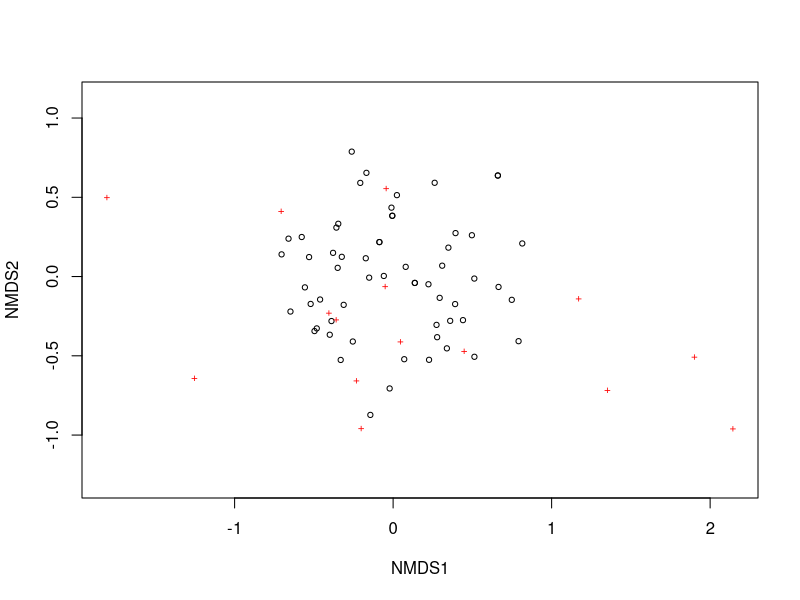
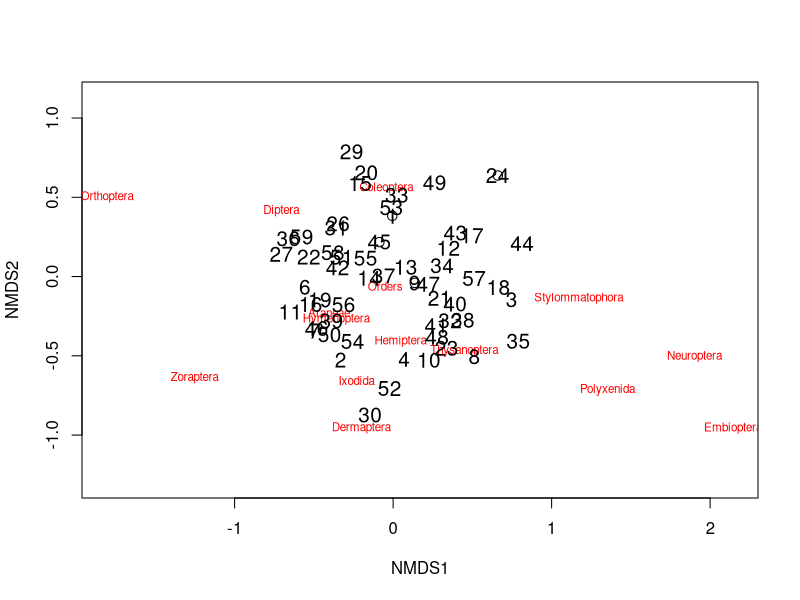
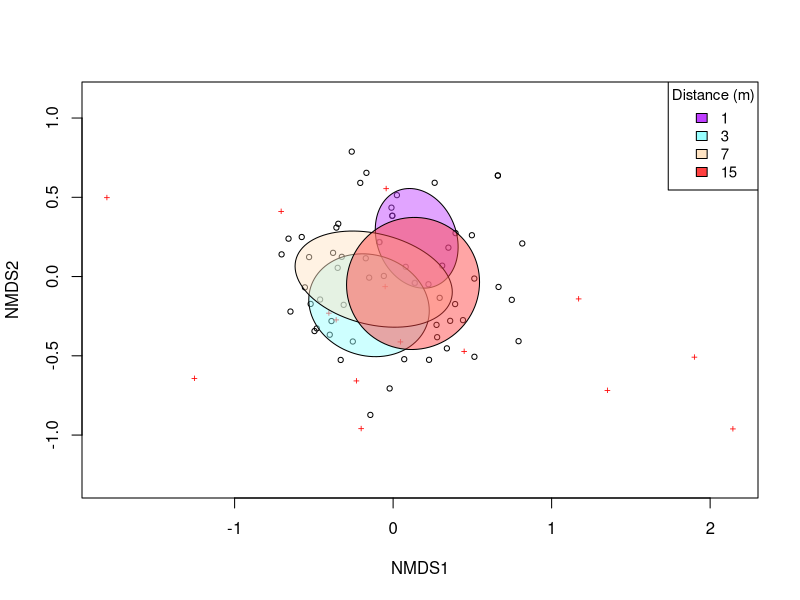
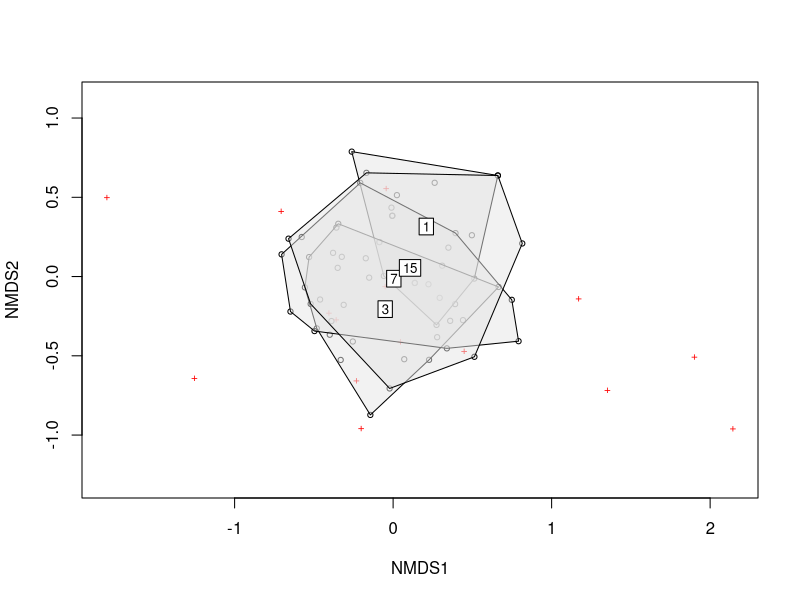
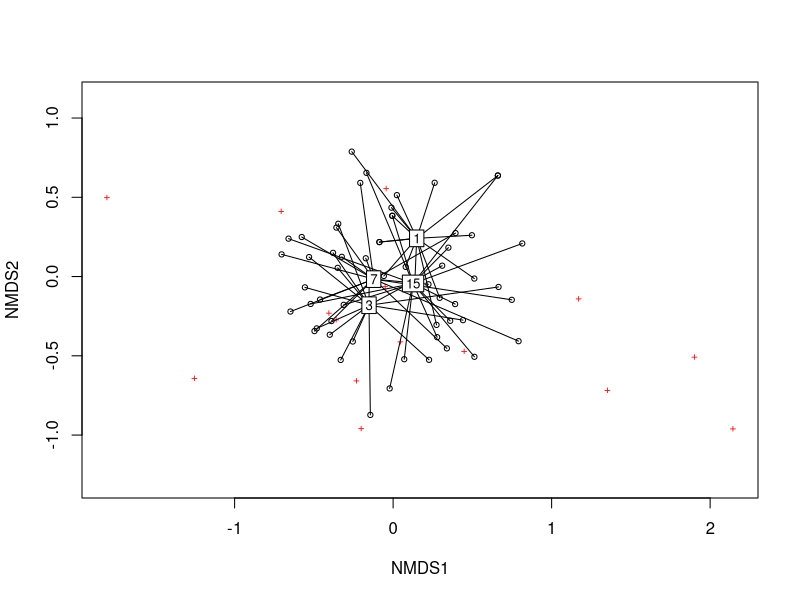
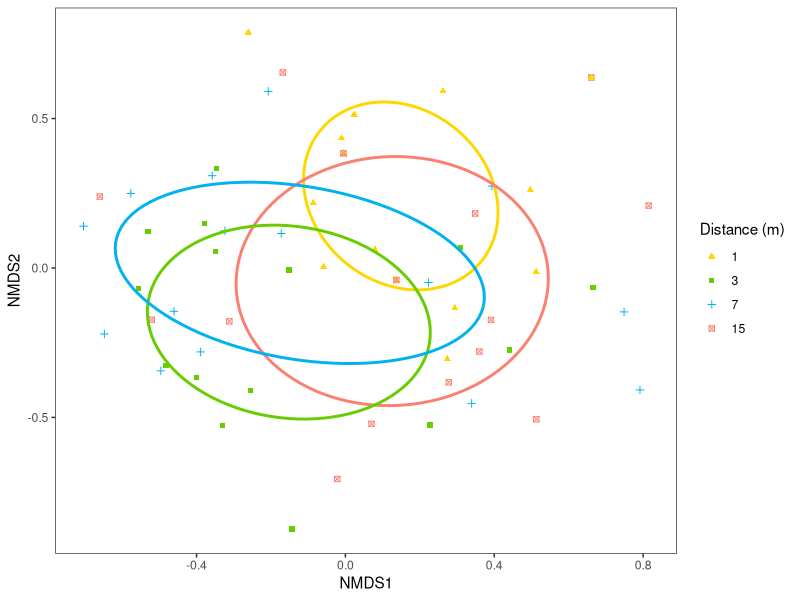
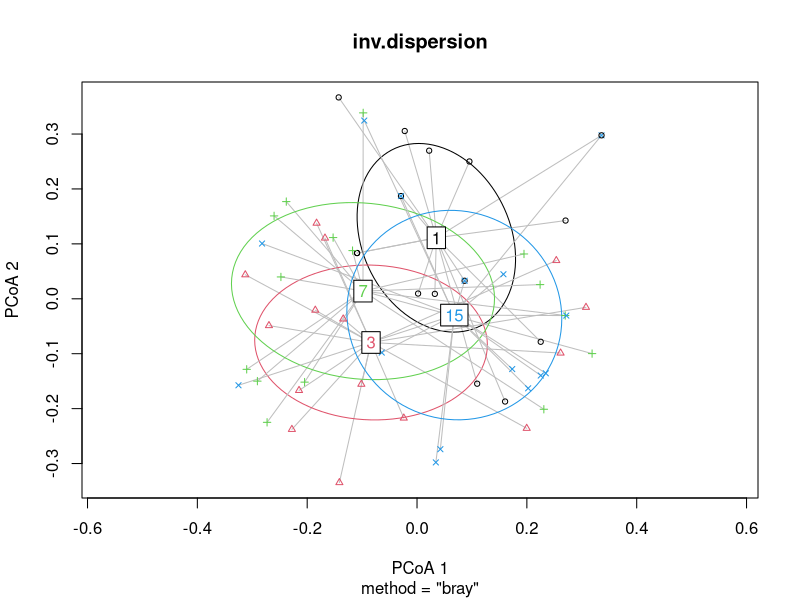
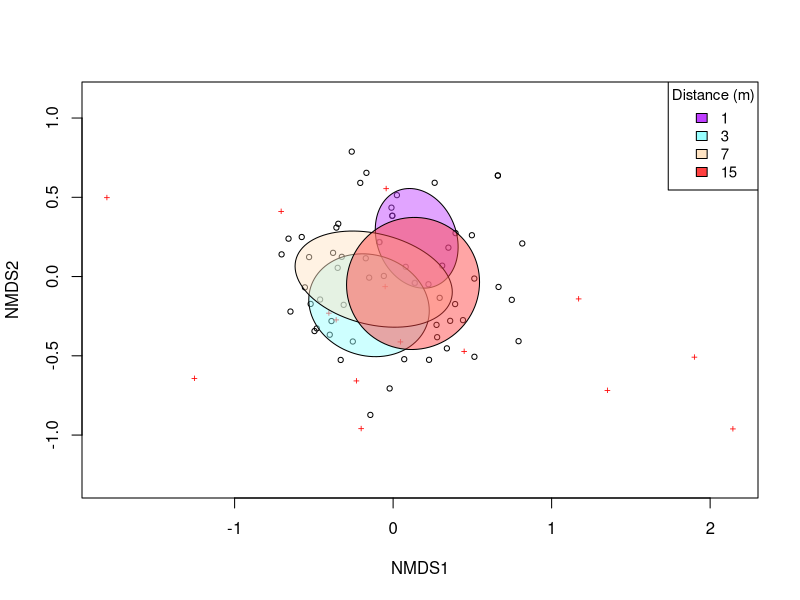

Generate these figures, in order, with R:
##%##########################################################%##
#                                                              #
####                     NMDS TUTORIAL                      ####
####                   By Ray Rubia Rankin                  ####
####                  Created on 29/11/2022                 ####
#                                                              #
##%##########################################################%##

# set working directory----
setwd("your_filepath")

# install packages (if you haven't already)-----
install.packages("vegan")
install.packages("permute")
install.packages("lattice")
install.packages("tidyverse")

# load libraries----
library(vegan) # for diversity analysis and ordination methods
library(permute) # necessary to run vegan package
library(lattice) # necessary to run vegan package
library(tidyverse) # for efficient data manipulation and visualization, contains ggplot2, dplyr and tidyr packages

# import data----
inverts <- read.csv("data/invert_data.csv")

# data manipulation----
# view dataset structure
head(inverts)
str(inverts)

# make community matrix by extracting abundance values from inverts dataframe
invert_community <- inverts[,6:20]

# turn data frame into matrix so it functions in the vegan package
invert_matrix <- as.matrix(invert_community)

# ordination----
# now we will proceed to create the ordination
inv.NMDS <- metaMDS(invert_matrix, distance = "bray", k = 3, autotransform = TRUE, trymax=100) 

# Bray-Curtis distance is chosen because it is not affected by zero values. 
# k represents the number of dimensions we want and is used to reduce stress.
# autotransform arguments ensures the data does a sqrt transformation
# trymax is the number of iterations the algorithm will run

# check stress value
inv.NMDS$stress # ideally stress value is < 0.2

# data visualization----
# using Base R
plot(inv.NMDS) # circles show different communities/sites, crosses show different species
ordiplot(inv.NMDS, type = "n") # create blank ordination plot
orditorp(inv.NMDS, display = "species", col="red", air = 0.1) # add species
orditorp(inv.NMDS, display = "sites", cex = 1.25, air = 0.1) # add sites

# by distance
# ellipse plot
ordiplot(inv.NMDS) # plot shows communities (circles) and species (crosses)
ordiellipse(inv.NMDS, inverts$Distance, label = FALSE, 
            col=c("darkorchid1", "darkslategray1", "bisque1", "brown1"), 
            draw = "polygon", alpha=120) # adding ellipses to the plot
legend("topright", title="Distance (m)",
       c("1","3","7","15"), fill=c("darkorchid1", "darkslategray1", "bisque1", 
                                   "brown1"), horiz=FALSE, cex=.9) # adding a legend

# save plot
png("figures/base_NMDSplot.png", width=6, height=5, units = "in", res = 300)
ordiplot(inv.NMDS)
ordiellipse(inv.NMDS, inverts$Distance, label = FALSE, 
            col=c("darkorchid1", "darkslategray1","bisque1", "brown1"), 
            draw = "polygon", alpha=120)
legend("topright", title="Distance (m)",
       c("1","3","7","15"), fill=c("darkorchid1", "darkslategray1",
                                   "bisque1", "brown1"), horiz=FALSE, cex=.9)
dev.off()

# polygon plot
ordiplot(inv.NMDS) #plot shows communities (circles) and species (crosses)
ordihull(inv.NMDS, groups = inverts$Distance, draw="polygon", col="grey90", label = TRUE) # adding polygons

# spider plot
ordiplot(inv.NMDS) #plot shows communities (circles) and species (crosses)
ordispider(inv.NMDS, groups = inverts$Distance, label = TRUE) # adding spider plot


# using ggplot to make an ellipse plot
# make new dataframe with by extracting NMDS scores
nmds.scores <- as.data.frame(scores(inv.NMDS)$sites) # for newest version of vegan package

# if you have a version of the vegan package <2.6-2 then the following code should also work:
# nmds.scores = as.data.frame(scores(nmds))

# add data from your original dataframe into new NMDS dataframe
# useful if you want to group based on different criteria
nmds.scores <- nmds.scores %>% 
  mutate(Site = as.factor(inverts$Site), Path.Type = as.factor(inverts$Path.Type), 
         Transect = as.factor(inverts$Transect), Distance = as.factor(inverts$Distance))

# check dataframe
head(nmds.scores) 
str(nmds.scores)

# define hidden vegan function that finds coordinates for drawing a covariance ellipse
veganCovEllipse<-function (cov, center = c(0, 0), scale = 1, npoints = 100) 
{
  theta <- (0:npoints) * 2 * pi/npoints
  Circle <- cbind(cos(theta), sin(theta))
  t(center + scale * t(Circle %*% chol(cov)))
}

# create empty dataframe to combine NMDS data with ellipse data
ellipse_df <- data.frame()

# adding data for ellipse, in this case using distance as a grouping factor
for(g in levels(nmds.scores$Distance)){
  ellipse_df <- rbind(ellipse_df, cbind(as.data.frame(with(nmds.scores[nmds.scores$Distance==g,],
                                                     veganCovEllipse(cov.wt(cbind(NMDS1,NMDS2),
                                                                            wt=rep(1/length(NMDS1),length(NMDS1)))$cov,
                                                                     center=c(mean(NMDS1),mean(NMDS2)))))
                                  ,Distance=g))
}

# create ggplot
(inv_NMDS_plot <- ggplot(data = nmds.scores, aes(NMDS1, NMDS2)) + 
    geom_point(aes(color = Distance, shape = Distance)) + # adding different colours and shapes for points at different distances
    geom_path(data=ellipse_df, aes(x=NMDS1, y=NMDS2, colour=Distance), linewidth=1) + # adding covariance ellipses according to distance # use size argument if ggplot2 < v. 3.4.0
    guides(color = guide_legend(override.aes = list(linetype=c(NA,NA,NA,NA)))) + # removes lines from legend
    theme_bw() + # adding theme
    theme(panel.grid = element_blank()) + # remove background grid
    scale_color_manual(name = "Distance (m)", # legend title
                       labels = c("1","3","7","15"), # adjusting legend labels
                       values = c("gold", "chartreuse3", 
                                  "deepskyblue2", "salmon")) + # customising colours
    scale_shape_manual("Distance (m)", # legend title
                       labels = c("1","3","7","15"), # adjusting legend labels
                       values = c(17, 15, 3, 7))) # customising shapes
# save plot
ggsave(filename = "figures/inv_NMDS_plot.png", inv_NMDS_plot, device = "png")

# data analysis----
# using a PERMANOVA to test the differences in community composition
# This is a PERmutational Multivariate ANalysis Of VAriance and tests the differences between groups, like an ANOVA, but with lots of variables.
# it is essentially a multivariate analysis of variance used to compare groups of objects
inv_permanova <- adonis2(as.matrix(inverts [,6:20]) ~ Distance, inverts, 
                             permutations = 999, method = "bray")
# permutations is the number of possible arrangements the data could take
# using permutations = 999 is standard practice in science and across the literature
# can increase it if you want to get a ore thorough analysis
# use method = bray as it is what we previously used to calculate pairwise distances

# look at model output
inv_permanova

# check model assumptions
# check for multivariate homogeneity of group variances

# generate distance matrix from invertebrate commumunity matrix
inv.dist <- vegdist(invert_matrix, method = "bray")

# use betadisper test to check for multivariate homogeneity of group variances 
inv.dispersion <- betadisper(inv.dist, group=inverts$Distance)
permutest(inv.dispersion)

# can also visually assess the assumptions
plot(inv.dispersion, hull = FALSE, ellipse=TRUE)

# OUR MODEL FITS THE ASSUMPTIONS

# simper analysis
# this is a SIMilarity PERcentage analysis and compares community differences 
# and reports what species (orders in this scenario)are driving those differences.

inv_simper <- with(inverts[,c(1,2,3,4,5,21)], simper(as.matrix(inverts[,6:20]), Distance, permutations = 100))
# with argument indicates what grouping variables to use to conduct the analysis 
# the number of permutations required to carry out the analysis

# see most influential species (orders in this case) contributing to community differences
inv_simper

# a more detailed summary showing the contributions of all species (or orders)
summary(inv_simper)

# shows species driving differences in community composition between different distances
